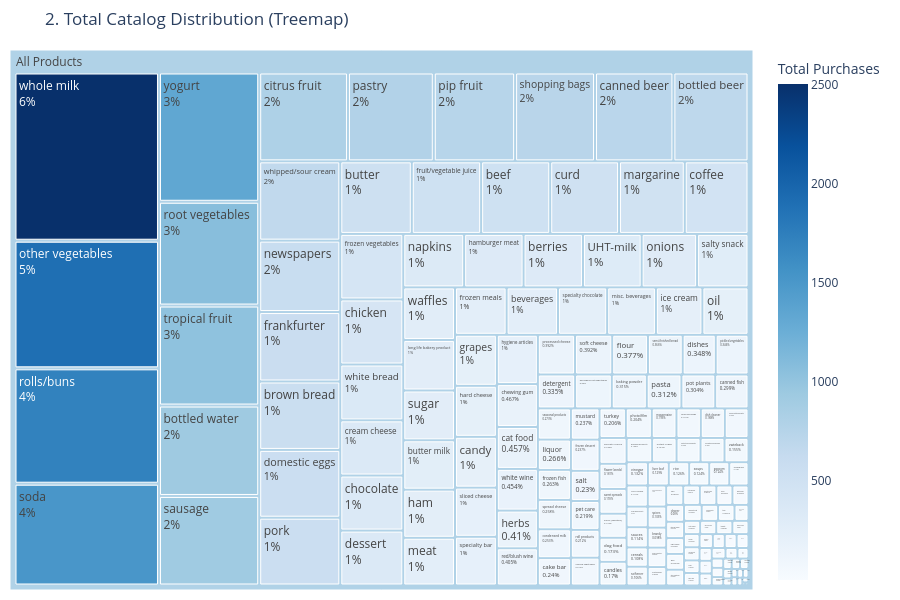

Write notebook code for a chart like this one.
### Code cell
print("2. Generating Treemap...")
fig2 = plot_treemap(df)
fig2.show()

### Figure 1 — Plotly figure (JSON) as saved in the notebook; plotly's stock layout.template omitted (floating-point values rounded to 4 significant figures; data arrays with more than 128 entries replaced by an {"elided": "..."} marker saying what was removed)
{"data": [{"branchvalues": "total", "customdata": {"elided": "168x1 float values"}, "domain": {"x": [0, 1], "y": [0, 1]}, "hovertemplate": "<b>%{label}</b><br>Total Purchases: %{value}<br>Share: %{percentRoot:.2%}<extra></extra>", "ids": {"elided": "168 str values"}, "labels": {"elided": "168 str values"}, "marker": {"coloraxis": "coloraxis", "colors": {"elided": "168 float values"}}, "name": "", "parents": {"elided": "168 str values"}, "textinfo": "label+percent root", "type": "treemap", "values": {"elided": "168 float values"}}], "layout": {"coloraxis": {"colorbar": {"title": {"text": "Total Purchases"}}, "colorscale": [[0, "rgb(247,251,255)"], [0.125, "rgb(222,235,247)"], [0.25, "rgb(198,219,239)"], [0.375, "rgb(158,202,225)"], [0.5, "rgb(107,174,214)"], [0.625, "rgb(66,146,198)"], [0.75, "rgb(33,113,181)"], [0.875, "rgb(8,81,156)"], [1, "rgb(8,48,107)"]]}, "height": 600, "legend": {"tracegroupgap": 0}, "margin": {"b": 10, "l": 10, "r": 10, "t": 50}, "title": {"text": "2. Total Catalog Distribution (Treemap)"}}}
